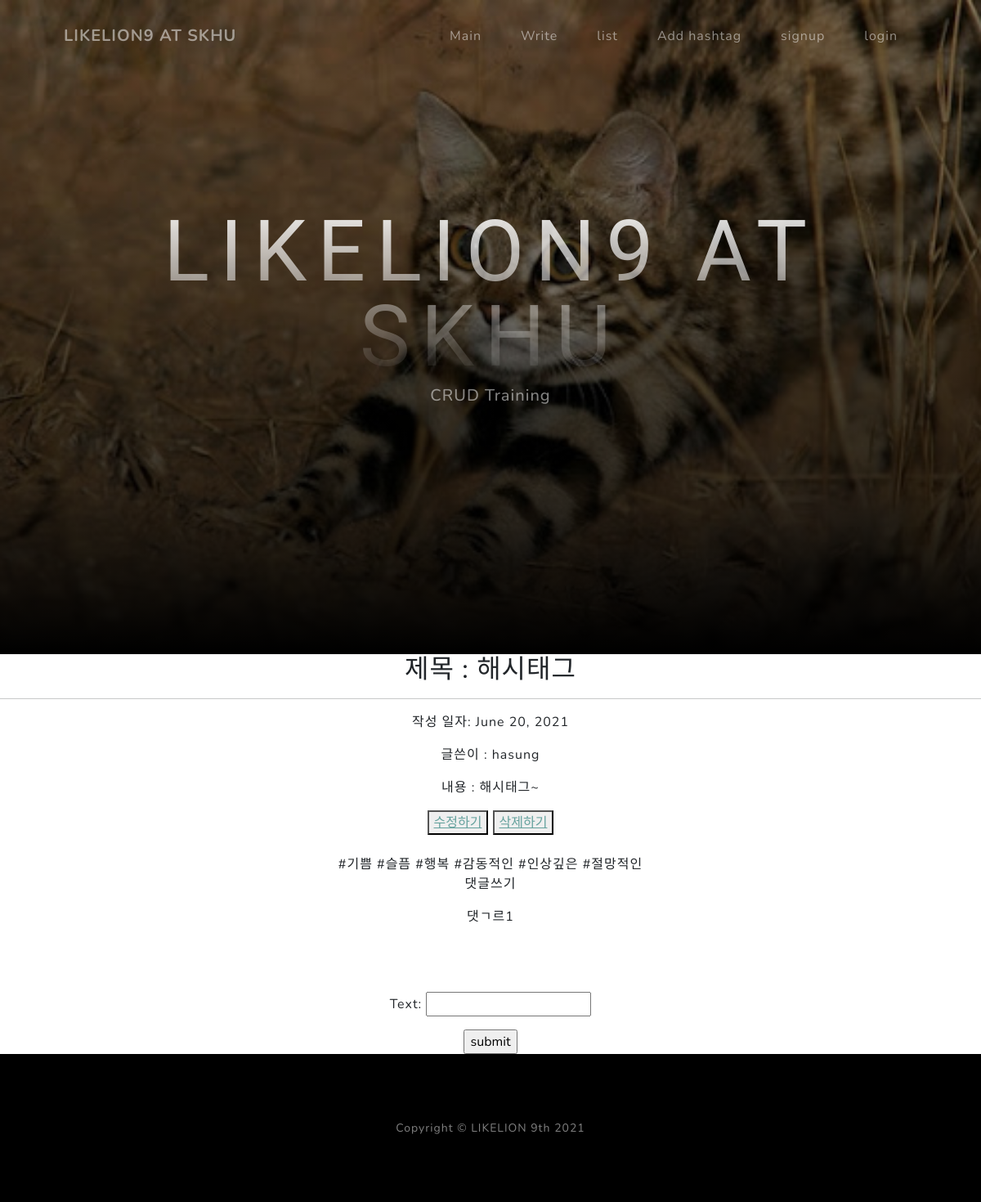
Screenshot of /detail/12 with the database file from the repository.
### blog/models.py (models this page shows, shortened)
class Post(models.Model):
    title = models.CharField(max_length=200)
    pub_date = models.DateField('date published')
    writer = models.CharField(max_length=20, default='이름을 입력해주세요')
    content = models.TextField()
    hashtags = models.ManyToManyField('Hashtag', blank=True)

class Hashtag(models.Model):
    name = models.CharField(max_length=50)

class Comment(models.Model):
    post_id = models.ForeignKey(Post, on_delete=models.CASCADE, related_name='comments')
    text= models.CharField(max_length=50)

### blog/views.py (the view)
# urls.py: path('detail/<str:id>', blog.views.detail, name='detail'),
def detail(request, id):
    post = get_object_or_404(Post, id = id)
    if request.method == "POST":
        form = CommentForm(request.POST)
        if form.is_valid():
            comment = form.save(commit=False)
            comment.post_id = post
            comment.text = form.cleaned_data['text']
            comment.save()
            return redirect('detail', id)
    else:
        form=CommentForm()
        return render(request, 'detail.html', {'post':post, 'form':form} )

### blog/forms.py
class CommentForm(forms.ModelForm):
    class Meta:
        model = Comment
        fields = ['text']

### blog/templates/detail.html (shortened to what this page needs)
{% extends 'base.html' %}
{% block content %}
    <h2 class="text-center mt-0">제목 : {{post.title}}</h2>
    <hr class="divider" />
    <div class="text-center mt-0">
    <p>작성 일자: {{ post.pub_date }}</p>
    <p>글쓴이 : {{ post.writer }}</p>
    <p>내용 : {{ post.content }}</p>
    <button class="button" type="submit"><a href="{% url 'edit' post.id %}">수정하기</a></button>
    <button class="button" type="submit"><a href="{% url 'delete' post.id %}">삭제하기</a></button>
    <br><br>
    {% for hashtags in post.hashtags.all %}
        <span>{{ hashtags.name }}</span>
    {% endfor %}
    <br>
    {% for comment in post.comments.all %}
        <p>{{ comment.text }}</p>
    {% endfor %}
    <br><br>
    <form method="POST" action="{% url 'detail' post.id %}">
        <p>{{ form.as_p }}</p>
        <input type="submit" value="submit">
    </form>
    </div>
{% endblock %}

### rows the page displays
Post: title "해시태그", pub_date "June 20, 2021", writer "hasung", content "해시태그~"
Hashtag: name "#기쁨"
Hashtag: name "#슬픔"
Hashtag: name "#행복"
Hashtag: name "#감동적인"
Hashtag: name "#인상깊은"
Hashtag: name "#절망적인"
Comment: text "댓글쓰기"
Comment: text "댓ㄱ르1"
